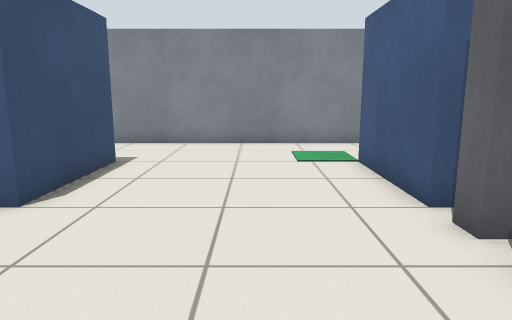
View 1 (above)

17 first-person views from a walk through a Gazebo world. The camera is 0.86 m above the floor, tilts 10° down and sees 70° across. The floor is counted in squares, 0.5 m on a side. Each view is taken from the middle of a square. On the plan, view 1 faces up. The plan holds only what a view shows up to about 17 squares ahead; the rest is blank.

View 2
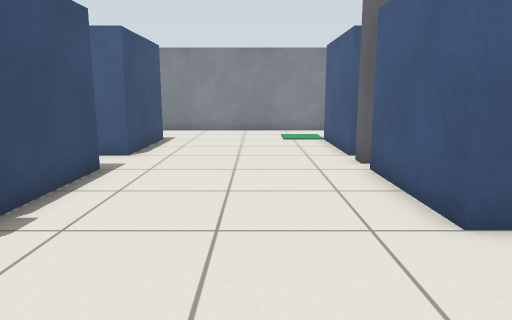

View 3
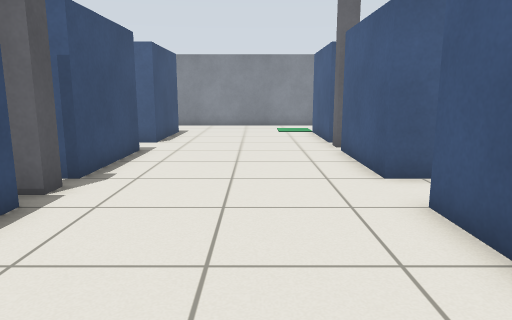

View 4
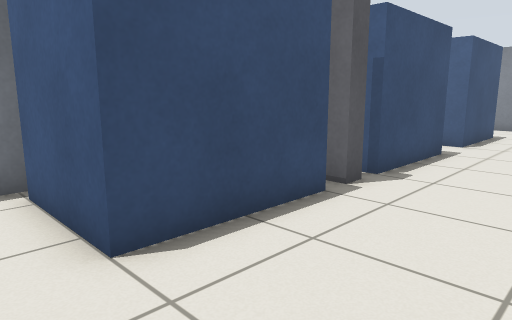

View 5
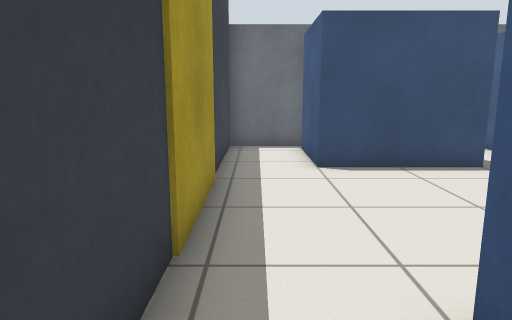

View 6
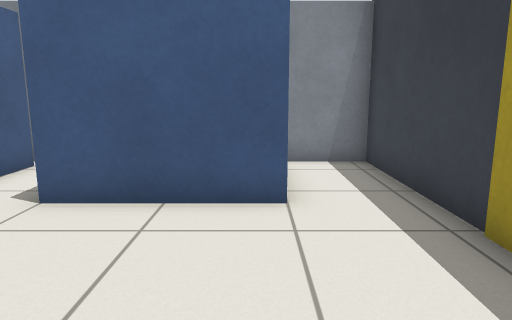

View 7
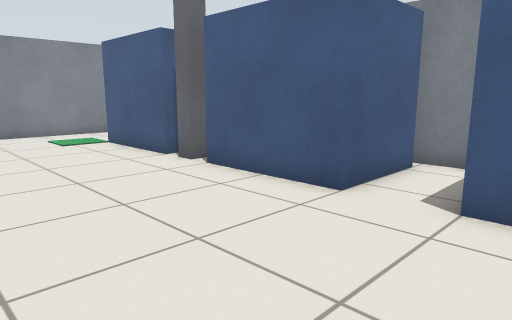

View 8
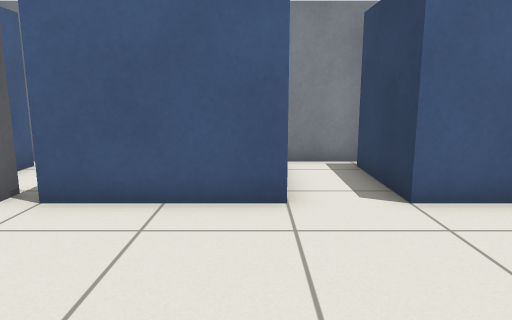

View 9
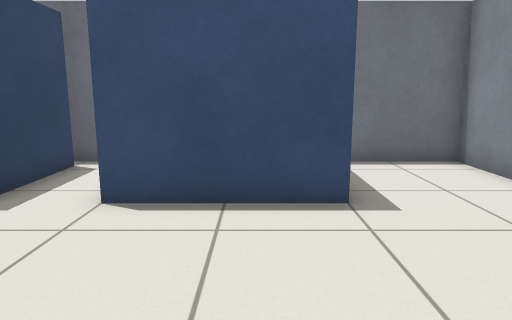

View 10
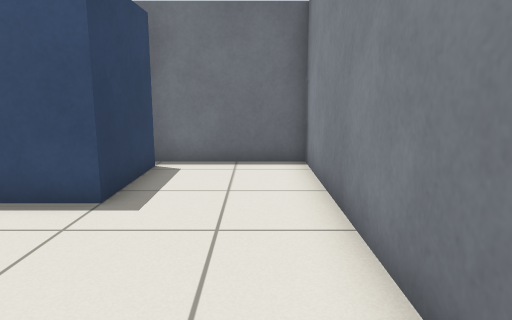

View 11
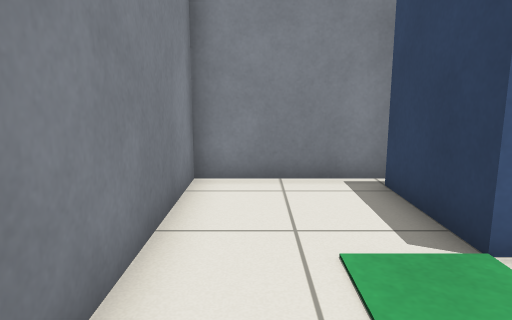

View 12
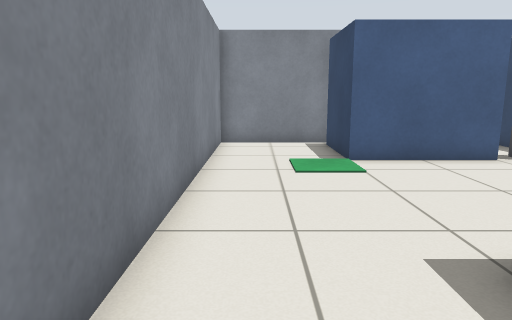

View 13
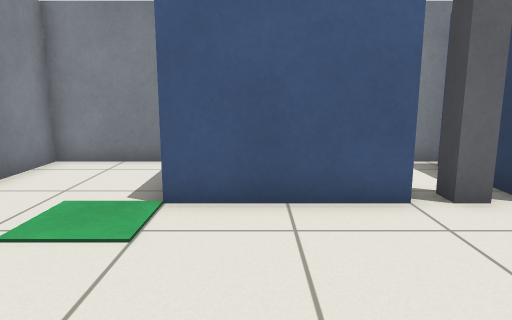

View 14
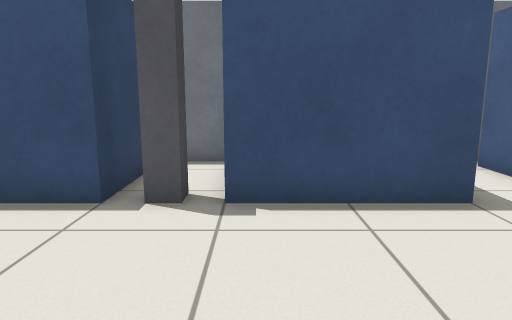

View 15
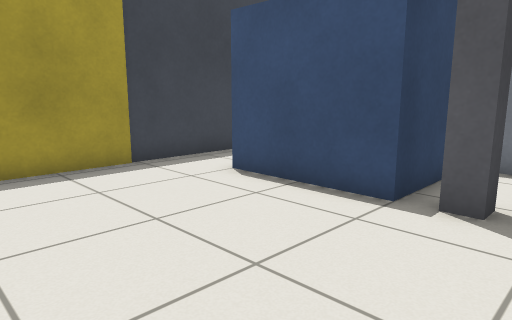

View 16
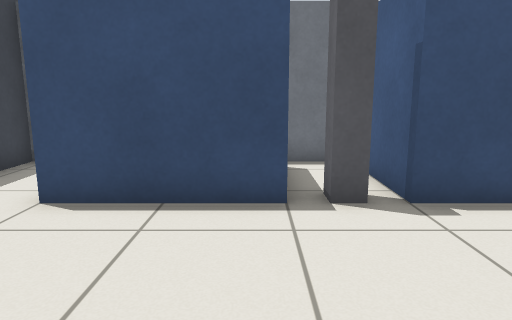

View 17
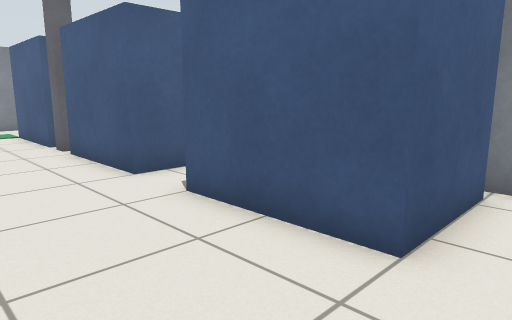

### Floor plan
Key: @ floor where view 1 was taken; # wall or solid block; . floor; B blue box; P grey post; L door leaf.
Columns run from 8 left of view 1 to 7 right of it. Each row starts with its distance up from view 1.
 14 ################
 13 #..............#
 12 #..............#
 11 #..............#
 10 #..............#
  9 #BBBB......BBBB#
  8     B......B
  7     B......B
  6 #BBBB......B BB#
  5 #..........P.. #
  4 #..........P   #
  3 #BBBB......BBBB#
  2     B......B
  1     B......B
  0  BBBB...@..BBBB#
 -1 # ..P..........#
 -2 # BBP..........#
 -3    BB......BBBB#
 -4     B......B
 -5     B......B
 -6 #BBBB......BBBB#
 -7 #..............#
 -8 #..............#
 -9 #######LL#######

Positions as (right, up) in squares from view 1, and headings:
1: (0, 0), facing up
2: (0, -5), facing up
3: (0, -8), facing up
4: (0, -8), facing up-left
5: (5, -8), facing left
6: (-3, -6), facing right
7: (-3, -4), facing up-right
8: (-3, 0), facing right
9: (2, 8), facing left
10: (2, 12), facing left
11: (-1, 12), facing right
12: (-7, 12), facing right
13: (-3, 8), facing right
14: (2, 0), facing left
15: (2, 0), facing down-left
16: (2, -3), facing left
17: (-1, -8), facing up-right
